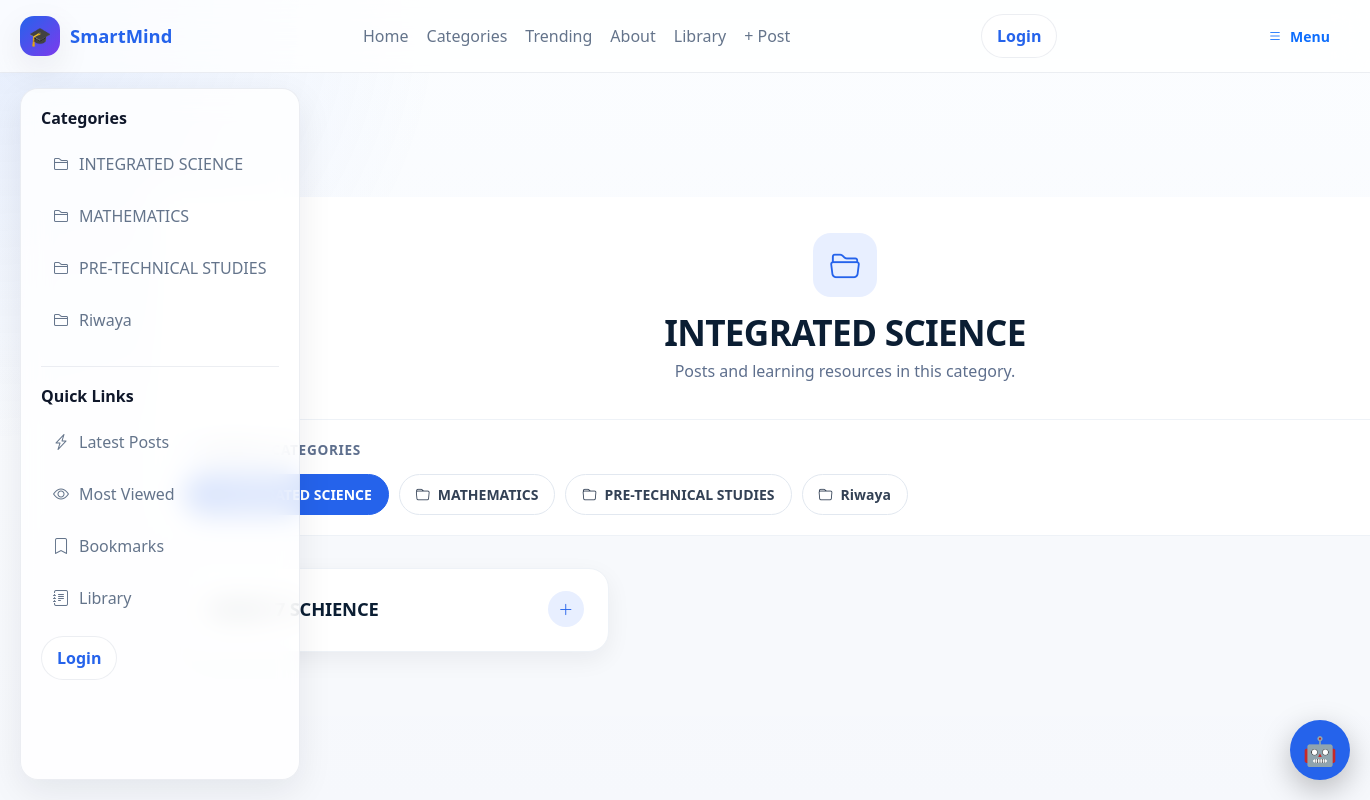
Screenshot of /category/integrated-science/ with the database file from the repository.
### blog/models.py (models this page shows, shortened)
class Category(models.Model):
    name = models.CharField(
        max_length=100,
        unique=True
    )
    slug = models.SlugField(
        max_length=110,
        unique=True,
        blank=True
    )
    class Meta:
        verbose_name_plural = "Categories"
        ordering = ["name"]

class Post(models.Model):
    STATUS_CHOICES = [
        ("draft", "Draft"),
        ("published", "Published"),
    ]
    title = models.CharField(
        max_length=200
    )
    slug = models.SlugField(
        max_length=200,
        unique=True,
        blank=True
    )
    category = models.ForeignKey(
        Category,
        on_delete=models.CASCADE
    )
    tags = models.ManyToManyField(
        Tag,
        blank=True
    )
    excerpt = models.TextField(
        max_length=500
    )
    content = CKEditor5Field(
        "Content",
        config_name="default"
    )
    school = models.ForeignKey(
        "schools.School",
        on_delete=models.CASCADE,
        related_name="posts",
        null=True,
        blank=True
    )
    target_classes = models.ManyToManyField(
        "schools.SchoolClass",
        blank=True,
        related_name="posts"
    )
    author = models.ForeignKey(
        User,
        on_delete=models.CASCADE,
        related_name="posts"
    )
    approved = models.BooleanField(
        default=False
    )
    is_featured = models.BooleanField(
        default=False
    )
    video = models.FileField(
        upload_to="videos/",
        blank=True,
        null=True
    )
    youtube_url = models.URLField(
        blank=True,
        null=True
    )
    view_count = models.PositiveIntegerField(
        default=0
    )
    likes = models.ManyToManyField(
        User,
        related_name="liked_posts",
        blank=True
    )
    status = models.CharField(
        max_length=10,
        choices=STATUS_CHOICES,
        default="draft"
    )
    created_at = models.DateTimeField(
        auto_now_add=True
    )
    updated_at = models.DateTimeField(
        auto_now=True
    )
    visible_to_all = models.BooleanField(
        default=False
    )
    class Meta:
        ordering = ["-created_at"]
        indexes = [
            models.Index(
                fields=["school"]
            ),
            models.Index(
                fields=["status", "approved"]
            ),
        ]

### blog/views.py (the view)
def category_post(request, slug):
    category = get_object_or_404(
        Category,
        slug=slug
    )
    posts_qs = (
        Post.objects
        .filter(
            category=category
        )
        .select_related(
            "author",
            "category",
            "school",
        )
        .prefetch_related(
            "tags",
            "images",
            "likes",
        )
        .order_by(
            "-created_at"
        )
    )
    posts = []
    for post in posts_qs:
        comments = list(
            Comment.objects
            .filter(
                post=post
            )
            .select_related(
                "author"
            )
            .prefetch_related(
                "liked_by"
            )
            .order_by(
                "created_at"
            )
        )
        if request.user.is_authenticated:
            user_id = request.user.pk
            for comment in comments:
                comment.likes_count = (
                    comment.liked_by.count()
                )
                comment.liked_by_current_user = (
                    comment.liked_by
                    .filter(pk=user_id)
                    .exists()
                )
        else:
            for comment in comments:
                comment.likes_count = (
                    comment.liked_by.count()
                )
                comment.liked_by_current_user = False
        if request.user.is_authenticated:
            is_liked = (
                post.likes
                .filter(pk=request.user.pk)
                .exists()
            )
        else:
            is_liked = False
        likes_count = post.likes.count()
        comments_count = Comment.objects.filter(
            post=post
        ).count()
        views_count = post.view_count
        can_edit = can_manage_post(
            request,
            post
        )
        can_delete = can_edit
        post.category_name = (
            post.category.name
            if post.category
            else ""
        )
        post.comments_list = comments
        post.comments_count = comments_count
        post.likes_count = likes_count
        post.views_count = views_count
        post.is_liked = is_liked
        post.can_edit = can_edit
        post.can_delete = can_delete
        posts.append(post)
    categories = (
        Category.objects
        .all()
        .order_by("name")
    )
    context = {
        "category": category,
        "posts": posts,
        "categories": categories,
    }
    return render(
        request,
        "category_post.html",
        context
    )

### accounts/models.py (called while the page is built)
    @property
    def full_name(self):
        return self.get_full_name() or self.username

    def __str__(self):
        return f"{self.full_name} ({self.role})"

### blog/views.py (called while the page is built)
def get_user_role(request):
    return getattr(
        request.user,
        "role",
        None
    )

def can_manage_post(
    request,
    post
):
    user_role = get_user_role(request)
    return (
        request.user.is_authenticated
        and (
            request.user.is_superuser
            or user_role == "school_admin"
            or (
                user_role == "teacher"
                and post.author_id == request.user.pk
            )
        )
    )

### blog/templates/category_post.html (shortened to what this page needs)
{% extends "base.html" %}
{% load static %}
{% block content %}
<div class="category-page">
    <header class="category-header">
        <div class="category-header-inner">
            <div class="category-title">
                <div class="category-icon">
                    <i class="bi bi-folder2-open"></i>
                </div>
                <div class="category-heading">
                    <h1>
                        {{ category.name }}
                    </h1>
                    <p>
                        Posts and learning resources in this category.
                    </p>
                </div>
            </div>
        </div>
    </header>
    {% if categories %}
        <section class="categories-section">
            <div class="categories-inner">
                <div class="section-label">
                    <i class="bi bi-collection"></i>
                    <span>
                        Browse Categories
                    </span>
                </div>
                <nav
                    class="categories"
                    aria-label="Browse categories"
                >
                    {% for cat in categories %}
                        <a
                            href="{% url 'blog:category_post' cat.slug %}"
                            class="category-chip {% if cat.id == category.id %}active{% endif %}"
                        >
                            <i class="bi bi-folder"></i>
                            <span>
                                {{ cat.name }}
                            </span>
                        </a>
                    {% endfor %}
                </nav>
            </div>
        </section>
    {% endif %}
    <main class="posts-container">
        {% if posts %}
            <div
                class="posts"
                id="postsGrid"
            >
                {% for post in posts %}
                    <article
                        class="post"
                        data-post-id="{{ post.id }}"
                    >
                        <div class="post-body">
                            <details>
                                <summary>
                                    <span class="post-title">
                                        {{ post.title }}
                                    </span>
                                    <span
                                        class="expand-icon"
                                        aria-hidden="true"
                                    >
                                        <i class="bi bi-plus-lg"></i>
                                    </span>
                                </summary>
                            </details>
                        </div>
                    </article>
                {% endfor %}
            </div>
        {% endif %}
    </main>
</div>
{% endblock %}

### blog/templates/base.html (shortened to what this page needs)
{% load static %}
<!DOCTYPE html>
<html lang="en">
<head>
    <link href="https://cdn.jsdelivr.net/npm/bootstrap@5.3.7/dist/css/bootstrap.min.css" rel="stylesheet">
    <link rel="stylesheet" href="https://cdn.jsdelivr.net/npm/bootstrap-icons@1.11.3/font/bootstrap-icons.min.css">
    <link rel="stylesheet" href="{% static 'smartmind_ai/chatbot.css' %}">
</head>
<body>
<div class="site-shell">
    <header class="site-navbar">
        <div class="nav-inner">
            <a href="{% url 'dashboard' %}" class="brand">
                <span class="brand-badge">🎓</span>
                <span>SmartMind</span>
            </a>
            <nav class="nav-links" aria-label="Main navigation">
                {% if user.is_authenticated %}
                    <a href="{% url 'dashboard' %}">Home</a>
                {% else %}
                    <a href="{% url 'blog:home' %}">Home</a>
                {% endif %}
                <a href="#">Categories</a>
                <a href="#">Trending</a>
                <a href="#">About</a>
                <a href="{% url 'library:home' %}">Library</a>
                <a href="{% url 'blog:add_post' %}">+ Post</a>
            </nav>
            <div class="user-box">
                {% if user.is_authenticated %}
                    <span>Hi, <strong>{{ user.username }}</strong></span>
                    <form action="{% url 'logout' %}" method="post" class="m-0">
                        {% csrf_token %}
                        <button type="submit" class="btn-pill">Logout</button>
                    </form>
                {% else %}
                    <a href="{% url 'login' %}" class="btn-pill">Login</a>
                {% endif %}
            </div>
            <button class="btn btn-outline-primary mobile-menu-btn" type="button"
                    data-bs-toggle="offcanvas" data-bs-target="#mobileSidebar" aria-controls="mobileSidebar">
                <i class="bi bi-list"></i> Menu
            </button>
        </div>
    </header>
    <div class="layout">
        <aside class="sidebar d-none d-lg-block">
            <div class="sidebar-section">
                <h3>Categories</h3>
                <div class="sidebar-links">
                    {% for category in categories %}
                        <a href="{% url 'blog:category_post' category.slug %}">
                            <i class="bi bi-folder2"></i>
                            <span>{{ category.name }}</span>
                        </a>
                    {% empty %}
                        <p class="text-muted mb-0">No categories available.</p>
                    {% endfor %}
                </div>
            </div>
            <div class="sidebar-section">
                <h3>Quick Links</h3>
                <div class="sidebar-links">
                    <a href="#"><i class="bi bi-lightning-charge"></i><span>Latest Posts</span></a>
                    <a href="#"><i class="bi bi-eye"></i><span>Most Viewed</span></a>
                    <a href="#"><i class="bi bi-bookmark"></i><span>Bookmarks</span></a>
                    <a href="{% url 'library:home' %}"><i class="bi bi-journal-text"></i><span>Library</span></a>
                </div>
                <div class="user-box mt-3">
                    {% if user.is_authenticated %}
                        <span>Hi, <strong>{{ user.username }}</strong></span>
                        <form action="{% url 'logout' %}" method="post" class="m-0">
                            {% csrf_token %}
                            <button type="submit" class="btn-pill">Logout</button>
                        </form>
                    {% else %}
                        <a href="{% url 'login' %}" class="btn-pill">Login</a>
                    {% endif %}
                </div>
            </div>
            </div>
        <main>
            <div class="content-wrap">
                {% block content %}{% endblock %}
            </div>
        </main>
    </div>
{% include "smartmind_ai/chatbot.html" %}
</body>
</html>

### blog/templates/base.html (style rules this page uses)
:root { --bg: #f6f8fc; --surface: rgba(255, 255, 255, 0.82); --surface-solid: #ffffff; --text: #0f172a; --muted: #64748b; --primary: #2563eb; --primary-2: #1d4ed8; --border: rgba(148, 163, 184, 0.18); --shadow: 0 12px 35px rgba(15, 23, 42, 0.08); --radius: 18px; }
* { box-sizing: border-box; }
html { scroll-behavior: smooth; }
body { margin: 0; font-family: system-ui, -apple-system, BlinkMacSystemFont, "Segoe UI", sans-serif; background: radial-gradient(circle at top left, rgba(37, 99, 235, 0.10), transparent 28%), linear-gradient(180deg, #fbfdff 0%, var(--bg) 100%); color: var(--text); overflow-x: hidden; }
a { text-decoration: none; }
.site-shell { min-height: 100vh; display: flex; flex-direction: column; }
.site-navbar { position: sticky; top: 0; z-index: 1030; backdrop-filter: blur(16px); background: rgba(255, 255, 255, 0.76); border-bottom: 1px solid var(--border); }
.nav-inner { max-width: 1400px; margin: 0 auto; padding: 14px 20px; display: flex; align-items: center; justify-content: space-between; gap: 16px; }
.brand { display: flex; align-items: center; gap: 10px; font-weight: 800; color: var(--primary); font-size: 1.15rem; white-space: nowrap; }
.brand-badge { width: 40px; height: 40px; display: grid; place-items: center; border-radius: 14px; background: linear-gradient(135deg, var(--primary), #7c3aed); color: #fff; box-shadow: var(--shadow); }
.nav-links { display: flex; align-items: center; gap: 18px; flex-wrap: wrap; }
.nav-links a { color: var(--muted); font-weight: 500; transition: color 0.2s ease; }
.user-box { display: flex; align-items: center; gap: 12px; color: var(--muted); }
.btn-pill { border: 1px solid var(--border); background: var(--surface-solid); color: var(--primary); padding: 9px 15px; border-radius: 999px; font-weight: 600; transition: all 0.2s ease; }
.layout { display:flex; align-items:flex-start; width:100%; padding:20px; flex:1; }
.sidebar { position: fixed; top: 88px; left: 20px; width: 280px; height: calc(100vh - 108px); overflow-y: auto; background: var(--surface); backdrop-filter: blur(14px); border: 1px solid var(--border); border-radius: var(--radius); box-shadow: var(--shadow); padding: 20px; }
main { flex:1; margin-left:320px; min-width:0; padding:0; }
.sidebar-section + .sidebar-section { margin-top: 24px; padding-top: 20px; border-top: 1px solid var(--border); }
.sidebar h3 { margin: 0 0 14px; font-size: 1rem; font-weight: 700; }
.sidebar-links { display: grid; gap: 8px; }
.sidebar-links a { display: flex; align-items: center; gap: 10px; padding: 10px 12px; border-radius: 12px; color: var(--muted); transition: background 0.2s ease, color 0.2s ease, transform 0.2s ease; }
.mobile-menu-btn { display: none; }
.content-wrap { background: transparent; min-width: 0; }

### rows the page displays
Category: name "INTEGRATED SCIENCE"
Category: name "MATHEMATICS"
Category: name "PRE-TECHNICAL STUDIES"
Category: name "Riwaya"
Post: title "GRADE 7 SCHIENCE"
